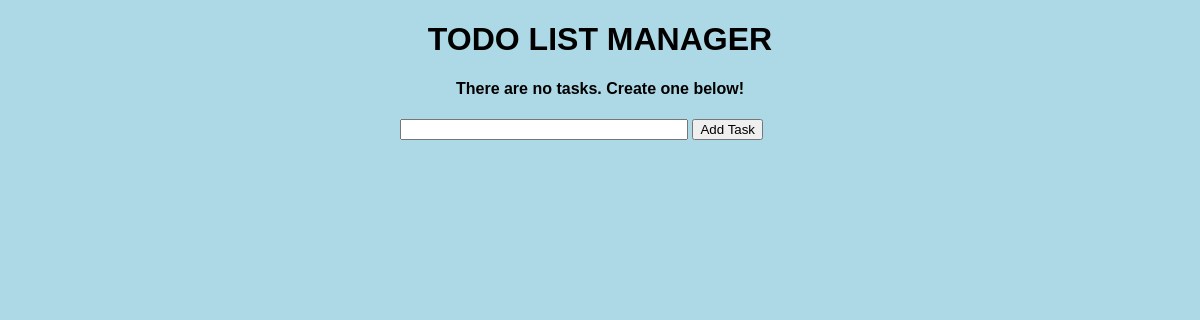
Before: / with the older database file.
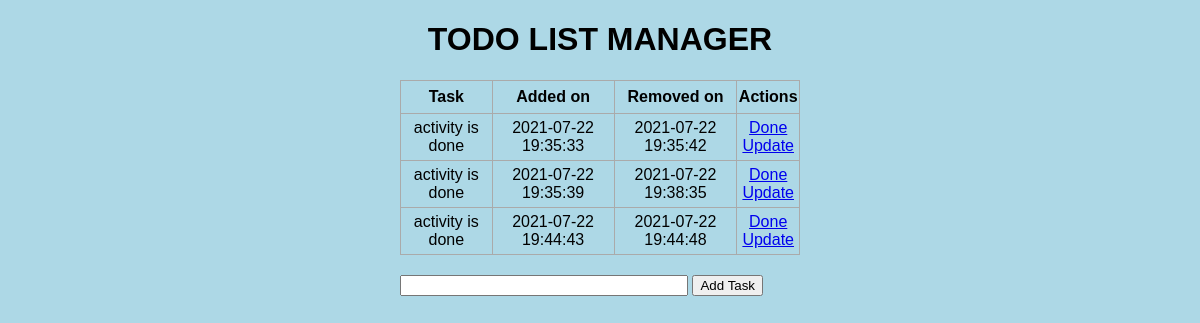
After: the same page with the newer database file.
### tables this page shows
CREATE TABLE todo(
       id INTEGER PRIMARY KEY AUTOINCREMENT,
       content TEXT NOT NULL,
       date_created DATE DEFAULT (datetime('now','localtime')),
       date_ended DATE 

);

### todolist/todolist.py (the view)
@bp.route("/",methods=['POST','GET'])
def dashboard():
    conn=db.get_db()
    cursor=conn.cursor()
    if request.method == 'POST':
        task_content=request.form.get('content')
        date_created=datetime.datetime.now().strftime("%Y-%m-%d %H:%M:%S")
        date_end=""
        cursor.execute("INSERT INTO todo (content,date_created,date_ended) VALUES (?,?,?)", [task_content,date_created,date_end])
        conn.commit()
        return redirect('/')
    else:
        cursor.execute("select * from todo order by date_created")
        data=cursor.fetchall()
    return render_template('index.html', data=data)

### todolist/db.py (called while the page is built)
def get_db():
    if 'db' not in g:
        dbname = current_app.config['DATABASE']
        g.db = sqlite3.connect(dbname)   ##############creating dtabase named DATABASE  #####3g for storing data across application contexts (((globla)))
        g.db.execute("PRAGMA foreign_keys = ON;")######foreign key constraint
    return g.db

### todolist/templates/index.html (shortened to what this page needs)
{% extends 'base.html' %}
{% block body %}
<div class="content">
    <h1 style="text-align: center">TODO LIST MANAGER</h1>
    {% if data|length<1 %}
    <h4 style="text-align: center">There are no tasks. Create one below!</h4>
    {% else %}
    <table>
        <tr>
            <th>Task</th>
            <th>Added on</th>
            <th>Removed on</th>
            <th>Actions</th>
        </tr>
        {% for d in data %}
            <tr>
                <td>{{d[1]}}</td>
                <td>{{ d[2] }}</td>
                <td>{{ d[3] }}</td>
                <td>
                    <a href="/done/{{d[0]}}">Done</a>
                    <br>
                    <a href="/update/{{d[0]}}">Update</a>
                </td>
            </tr>
        {% endfor %}
    </table>
    {% endif %}
    <div class="form">
        <form action="/" method="POST">
            <input type="text" name="content" id="content",value="content">
            <input type="submit" value="Add Task">
        </form>
    </div>
</div>
{% endblock %}

### todolist/templates/base.html (shortened to what this page needs)
<!DOCTYPE html>
<html lang="en">
<head>
    <link rel="stylesheet" href="{{ url_for('static', filename='main.css') }}">
</head>
<body>
    {% block body %}{% endblock %}
</body>
</html>

### todolist/static/main.css (style rules this page uses)
body, html { margin: 0; font-family: sans-serif; background-color: lightblue; }
.content { margin: 0 auto; width: 400px; }
table, td, th { border: 1px solid #aaa; }
table { border-collapse: collapse; width: 100%; }
th { height: 30px; }
td { text-align: center; padding: 5px; }
.form { margin-top: 20px; }
#content { width: 70%; }

Changed rows visible on the page:
added todo: content "activity is done", date_created "2021-07-22 19:35:33", date_ended "2021-07-22 19:35:42"
added todo: content "activity is done", date_created "2021-07-22 19:35:39", date_ended "2021-07-22 19:38:35"
added todo: content "activity is done", date_created "2021-07-22 19:44:43", date_ended "2021-07-22 19:44:48"
Other visible differences:
text no longer shown: "There are no tasks. Create one below!"
text now shown: "Task Added on Removed on Actions"
